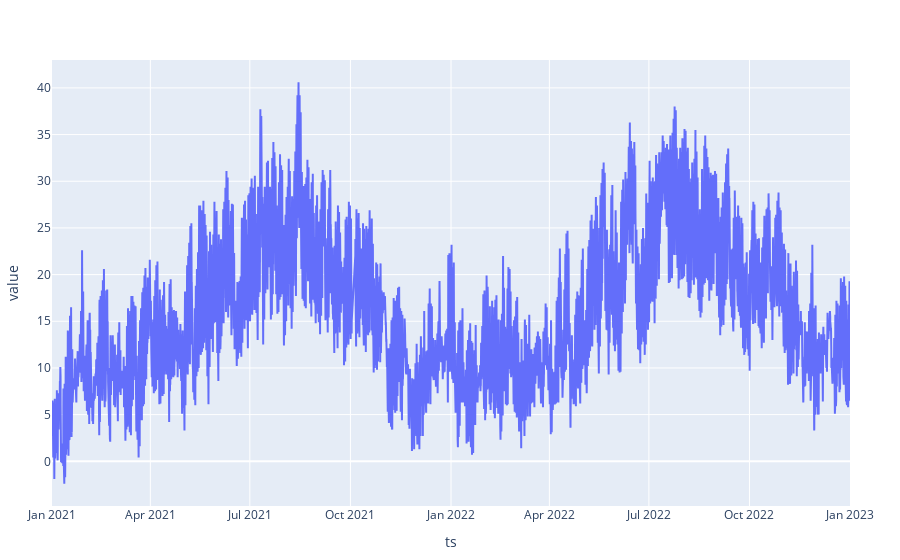

The notebook cell saved with this chart:
### Code cell
# using StatsPlots
# using Dates

# @df data plot(:ts, :value, label="Measured")
plot(data, :ts, :value)

# macro lims()
#     return quote
#         # (-5, 15) |> ylims!
#         "Date" |> xlabel!
#         "Temperature" |> ylabel!
#     end
# end

# @lims()

# (data[1, :ts], data[24*5, :ts]) |> xlims!

### Figure 1 — Plotly figure (JSON) as saved in the notebook; plotly's stock layout.template omitted (floating-point values rounded to 4 significant figures; data arrays with more than 128 entries replaced by an {"elided": "..."} marker saying what was removed)
{"data": [{"type": "scatter", "x": {"elided": "17396 str values"}, "xaxis": "x", "y": {"elided": "17396 float values"}, "yaxis": "y"}], "layout": {"legend": {"tracegroupgap": 0}, "margin": {"b": 50, "l": 50, "r": 50, "t": 60}, "xaxis": {"title": {"text": "ts"}}, "yaxis": {"title": {"text": "value"}}}}
